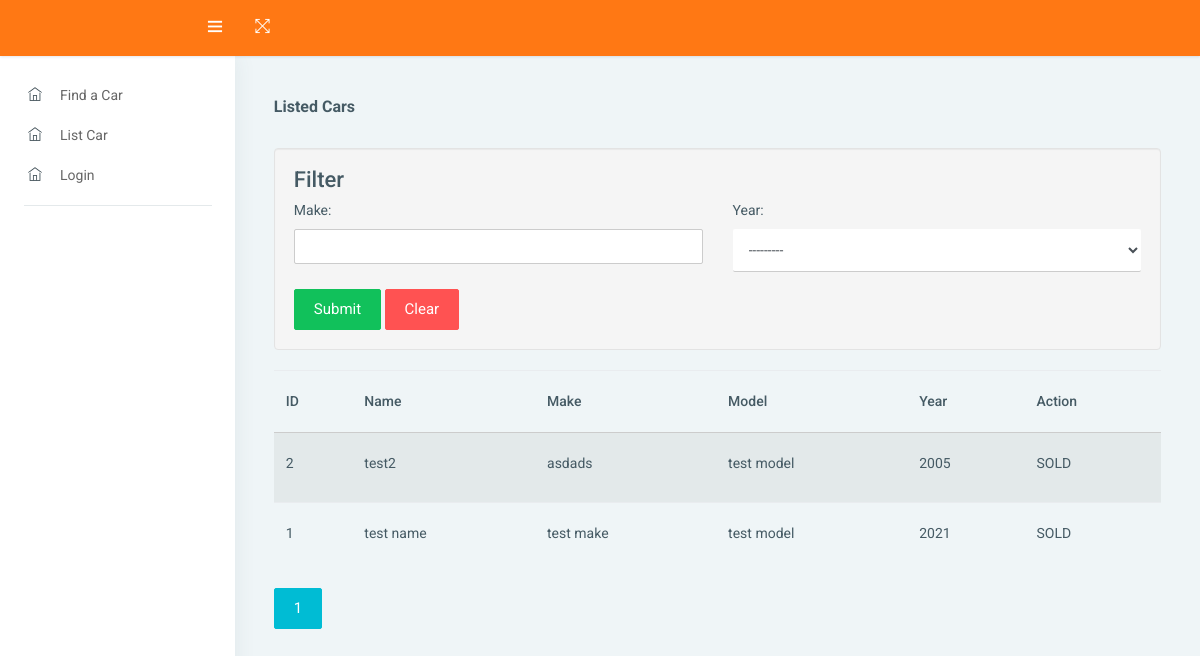
Page /cars/ on the earlier database version.
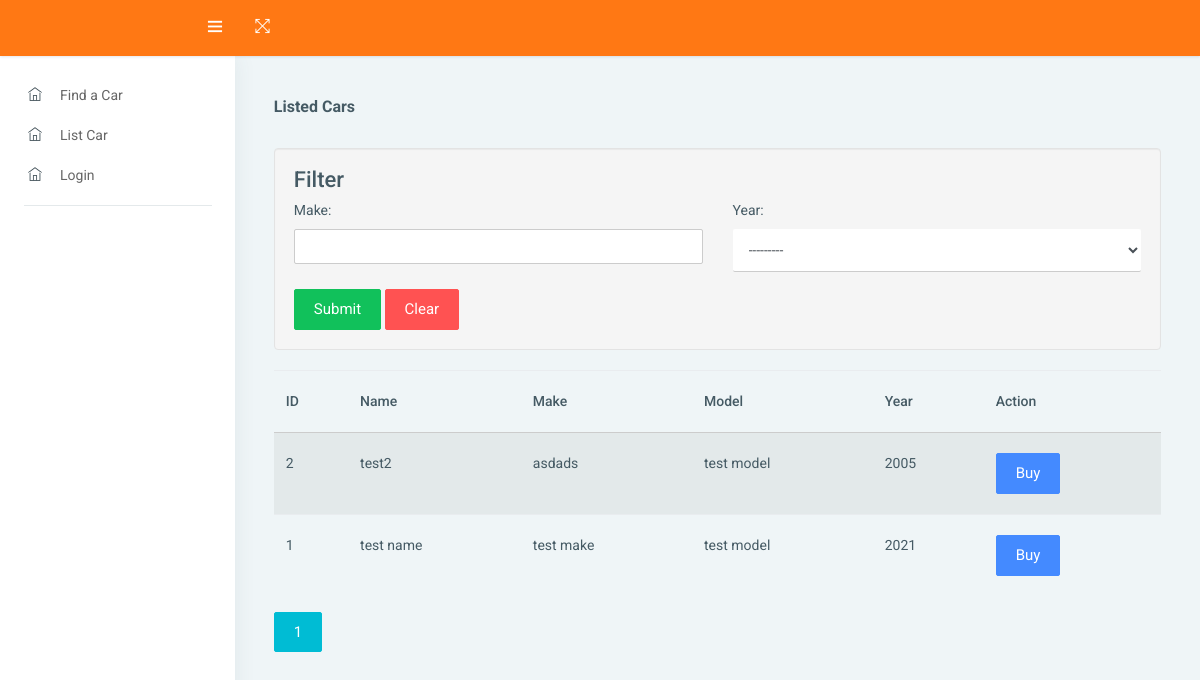
Same page on the later database version.
### car/models.py (models this page shows)
class Car(models.Model):
    CONDITION_CHOICES = [
        ('poor','Poor'),
        ('fair','Fair'),
        ('good','Good'),
        ('excellent','Excellent')
    ]
    year_lists = to_tuple(get_years(datetime.datetime.now()))
    name = models.CharField(max_length = 255, null = False, blank = False)
    mobile = models.CharField(validators = [phoneNumberRegex], max_length = 16, unique = True)
    make = models.CharField(max_length = 255, null = False, blank = False)
    model = models.CharField(max_length = 255, null = False, blank = False)
    year = models.CharField(max_length = 255, choices=year_lists,null = False, blank = False)
    condition = models.CharField(max_length = 255, choices=CONDITION_CHOICES,  null = False, blank = False)
    price = IntegerRangeField(min_value=1000, max_value=100000, null = False, blank = False)
    sold = models.BooleanField(default=False)
    created_on = models.DateTimeField(default = datetime.datetime.now)

### car/views.py (the view)
# urls.py: path('', views.find_cars, name='find_cars'),
def find_cars(request):
    page_name = "Listed Cars"
    filtered_cars = CarFilter(request.GET,queryset=Car.objects.all().order_by('-created_on'))
    paginated_filtered_cars =  Paginator(filtered_cars.qs,10)
    page_num = request.GET.get('page',1)
    try:
        page = paginated_filtered_cars.page(page_num)
    except :
        page = paginated_filtered_cars.page(1)
    context = {
    'items' : page,
    'page_name' : page_name,
    'filtered_cars' :filtered_cars,
    }
    return render(request, 'listed_cars.html',context)

### car/templatetags/car_extras.py (called while the page is built)
@register.simple_tag
def page_filter_url(value,field_name,urlencode=None):
    url = '?{0}={1}'.format(field_name,value)
    if urlencode:
        qs = urlencode.split('&')
        filtered_qs = filter(lambda p: p.split('=')[0]!=field_name,qs)
        encoded_qs = '&'.join(filtered_qs)
        url = '{0}&{1}'.format(url,encoded_qs)
    return url

### car/templates/listed_cars.html (shortened to what this page needs)
{% extends './base.html' %}
{% block content %}
    {% load car_extras %}
    {% load widget_tweaks %}
    <label style="font-weight: bolder; font-size: 12pt;">{{page_name}}</label>
    <br><br>
    <form method="get">
        <div class="well">
          <h4 style="margin-top: 0">Filter</h4>
          <div class="row">
            <div class="form-group col-sm-4 col-md-6">
              {{ filtered_cars.form.make.label_tag }}
              {% render_field filtered_cars.form.make class="form-control" %}
            </div>
            <div class="form-group col-sm-4 col-md-6">
              {{ filtered_cars.form.year.label_tag }}
              {% render_field filtered_cars.form.year class="form-control" %}
            </div>
          </div>
          <input type="submit" class="btn btn-success" name="submit">
          <a class="btn btn-danger" href="{% url 'find_cars' %}?page=1">Clear</a>
        </div>
      </form>
    {% if not items %}
    <label>No results found for your filter</label>
    {% else %}
    <table class="table table-striped">
        <thead>
            <th>ID</th>
            <th>Name</th>
            <th>Make</th>
            <th>Model</th>
            <th>Year</th>
            <th>Action</th>
        </thead>
        <tbody>
            {% for i in items %}
            <tr>
                <td>{{i.id}}</td>
                <td>{{i.name}}</td>
                <td>{{i.make}}</td>
                <td>{{i.model}}</td>
                <td>{{i.year}}</td>
                <td>
                    {% if i.sold %}
                    <label>SOLD</label>
                    {% else %}
                    <a href="{% url 'buy_car' i.id %}" class="btn btn-primary">Buy</a>
                    {% endif %}
                </td>
            </tr>
            {% endfor %}
        </tbody>
    </table>
    {% for num in items.paginator.page_range %}
        {% if items.number == num %}
        <a href="{% page_filter_url num 'page' request.GET.urlencode %}" class="btn btn-info mb-4">{{num}}</a>
        {% elif num > items.number|add:'-3' and num > items.number|add:'3' %}
        <a href="{% page_filter_url num 'page' request.GET.urlencode %}" class="btn btn-outline-info mb-4">{{num}}</a>
        {% endif %}
    {% endfor %}
{% endif %}
{% endblock %}

### car/templates/base.html (shortened to what this page needs)
{% load static %}
<!DOCTYPE html>
<html lang="en">
<head>
    <link rel="stylesheet" href="{% static "assets/pages/waves/css/waves.min.css" %}" type="text/css" media="all">
      <link rel="stylesheet" type="text/css" href="{% static "assets/css/bootstrap/css/bootstrap.min.css" %}">
      <link rel="stylesheet" href="{% static "assets/pages/waves/css/waves.min.css" %}" type="text/css" media="all">
      <link rel="stylesheet" type="text/css" href="{% static "assets/icon/themify-icons/themify-icons.css" %}">
      <link rel="stylesheet" type="text/css" href="{% static "assets/icon/font-awesome/css/font-awesome.min.css" %}">
      <link rel="stylesheet" type="text/css" href="{% static "assets/css/jquery.mCustomScrollbar.css" %}">
      <link rel="stylesheet" href="https://www.amcharts.com/lib/3/plugins/export/export.css" type="text/css" media="all" />
      <link rel="stylesheet" type="text/css" href="{% static "assets/css/style.css" %} ">
    <link
      rel="stylesheet"
      type="text/css"
      href="https://cdn.datatables.net/1.10.25/css/jquery.dataTables.min.css"
    />
    <link
      rel="stylesheet"
      type="text/css"
      href="https://cdn.datatables.net/rowreorder/1.2.7/css/rowReorder.dataTables.min.css"
    />
    <link
      rel="stylesheet"
      type="text/css"
      href="https://cdn.datatables.net/responsive/2.2.7/css/responsive.dataTables.min.css"
    />
  </head>
  <body>
  <div id="pcoded" class="pcoded">
      <div class="pcoded-container navbar-wrapper">
                {% include "./nav/navheader.html" %}
          <div class="pcoded-main-container">
              <div class="pcoded-wrapper">
                {% include "./nav/navsidebar.html" %}
                  <div class="pcoded-content">
                        <div class="pcoded-inner-content">
                            <div class="main-body">
                                <div class="page-wrapper">
                                    <div class="page-body">
  {% block content %}
  {% endblock %}
                                  </div>
                            </div>
                        </div>
                    </div>
                </div>
            </div>
        </div>
    </div>
</body>
</html>

### car/templates/nav/navheader.html (shortened to what this page needs)
{% load static %}
 <nav class="navbar header-navbar pcoded-header">
              <div class="navbar-wrapper">
                  <div class="navbar-logo">
                      <a class="mobile-menu waves-effect waves-light" id="mobile-collapse" href="#!">
                          <i class="ti-menu"></i>
                      </a>
                  </div>
                  <div class="navbar-container container-fluid">
                      <ul class="nav-left">
                          <li>
                              <a href="#!" onclick="javascript:toggleFullScreen()" class="waves-effect waves-light">
                                  <i class="ti-fullscreen"></i>
                              </a>
                          </li>
                      </ul>
                  </div>
              </div>
          </nav>

### car/templates/nav/navsidebar.html (shortened to what this page needs)
{% load static %}
<nav class="pcoded-navbar">
    <div class="pcoded-inner-navbar main-menu">
        <div class="pcoded-navigation-label"></div>
        <ul class="pcoded-item pcoded-left-item">
            <li class="">
                <a href="{% url 'find_cars' %}" class="waves-effect waves-dark">
                    <span class="pcoded-micon"><i class="ti-home"></i><b>D</b></span>
                    <span class="pcoded-mtext" data-i18n="nav.dash.main">Find a Car</span>
                </a>
            </li>
            <li class="">
                <a href="{% url 'cars_list' %}" class="waves-effect waves-dark">
                    <span class="pcoded-micon"><i class="ti-home"></i><b>D</b></span>
                    <span class="pcoded-mtext" data-i18n="nav.dash.main">List Car</span>
                </a>
            </li>
            <li class="">
                {% if request.user.is_authenticated %}
                <a href="{% url 'logout_user' %}" class="waves-effect waves-dark">
                    <span class="pcoded-micon"><i class="ti-home"></i><b>D</b></span>
                    <span class="pcoded-mtext" data-i18n="nav.dash.main">Logout</span>
                    <span class="pcoded-mcaret"></span>
                </a>
                {% else %}
                <a href="{% url 'login_user' %}" class="waves-effect waves-dark">
                    <span class="pcoded-micon"><i class="ti-home"></i><b>D</b></span>
                    <span class="pcoded-mtext" data-i18n="nav.dash.main">Login</span>
                </a>
                {% endif %}
            </li>
        </ul>
    </div>
</nav>

### car/templates/base.html (style rules this page uses)
.pcoded-header { background-color: #FF7814 !important; }

Differences in the rows shown:
changed Car "test2": sold "SOLD" → "Buy"
changed Car "test name": sold "SOLD" → "Buy"
